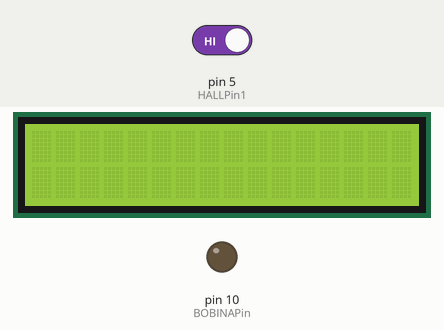
Recording of a sketch running on a simulated Arduino Uno, built with avr-gcc and run on an emulated ATmega328P. Shown: 16×2 character LCD, output pins drawn as LEDs (lit = HIGH). Inputs (shaded band) come from the test bench; at power-on: pin 5 (HALLPin1) HIGH. What the sketch prints to the serial monitor is not drawn.

Above: at 1.7 s.
1.8 s: pin 5 (HALLPin1) driven LOW
At 2.9 s:
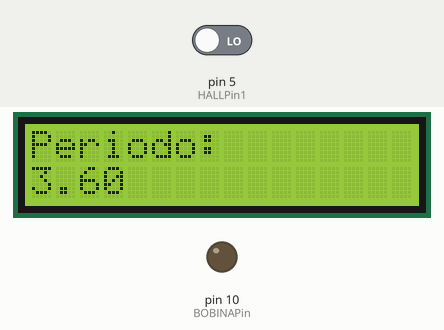
3.3 s: pin 5 (HALLPin1) driven HIGH
At 3.6 s:
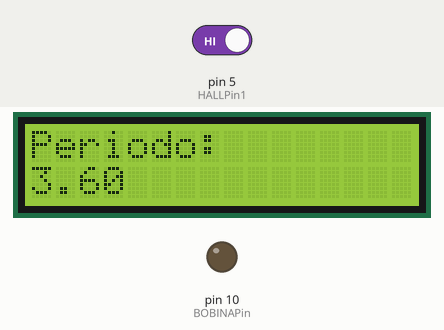
4.8 s: pin 5 (HALLPin1) driven LOW
At 5.2 s:
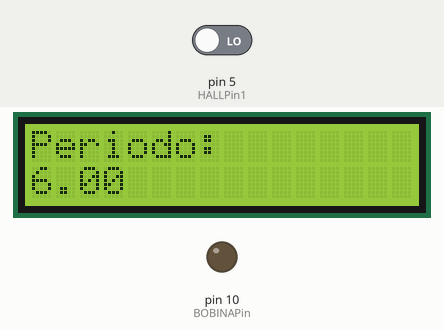
Timing chart, 0 to 7.8 s (numbered marks = the images above; inputs shaded):
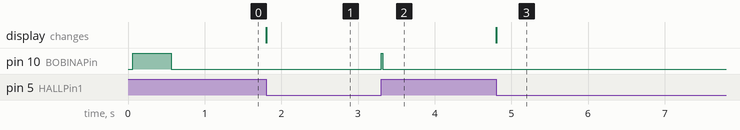

The sketch:

Pendulo20-21.ino
```cpp
#include <LiquidCrystal.h>

#define HALLPin1 5
#define HALLPin2 6
#define BOBINAPin 10

bool sensor = false;
bool flag = true;
double t = 0.0, t0 = 0.0, taux = 0.0;

LiquidCrystal lcd(13, 12, 11, 4, 3, 2, 7); //(RS,RW, E, D4,D5, D6, D7)

void setup() {
  Serial.begin(9600);

  lcd.begin(16, 2);

  pinMode(HALLPin1, INPUT);
  pinMode(HALLPin2, INPUT);
  pinMode(BOBINAPin, OUTPUT);
  digitalWrite(BOBINAPin, HIGH);
  delay(500);
  digitalWrite(BOBINAPin, LOW);
}

void loop() {
  if (digitalRead(HALLPin1) == LOW) {
    if (flag) {
      taux = millis();
      t = taux - t0;
      t0 = taux;
      Serial.print("Periodo:\t");
      lcd.setCursor(0, 0);   // Pone el cursor en las coordenadas (0,0)
      lcd.clear();
      lcd.print("Periodo: ");
      lcd.setCursor(0, 1);
      lcd.print(2 * t / 1000, 2);
      Serial.println(2 * t / 1000, 1);
      flag = false;
    }
    sensor = true;
    digitalWrite(BOBINAPin, LOW);
    //Serial.println("Polo1");
  }
  if (digitalRead(HALLPin1) == HIGH && sensor) {
    digitalWrite(BOBINAPin, HIGH);
    delay(25);
    digitalWrite(BOBINAPin, LOW);
    sensor = false;
    flag = true;
  }
  else {
    //Serial.println("Nada");
    digitalWrite(BOBINAPin, LOW);
  }
}
```

Measured:
- after the input at 1.8 s, the display: changes at once (image 1)
- after the input at 3.3 s, pin 10 (BOBINAPin): LOW → HIGH at once, → LOW 0.03 s later
- after the input at 4.8 s, the display: changes at once (image 3)
